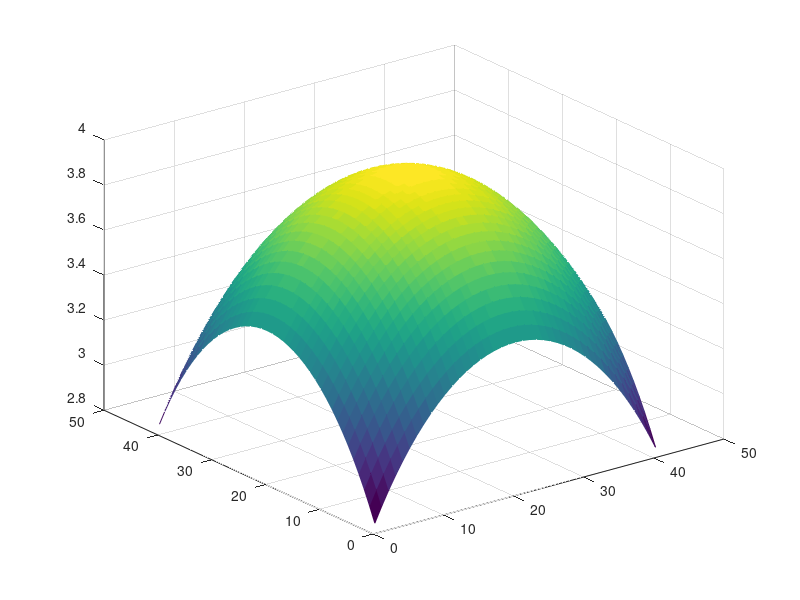

This chart was generated by the following MATLAB code:
clc
clear all
close all

[x,y] = meshgrid(-2:0.1:2, -2:0.1:2);
z = sqrt(16-x.^2-y.^2) %Funcion a graficar 
%figura 1
%surf(z,'FaceAlpha',0.5, 'EdgeColor','none')
%plot3 (x,y,z)
%surf (x,y,z)
mesh (z, 'FaceColor','flat')
